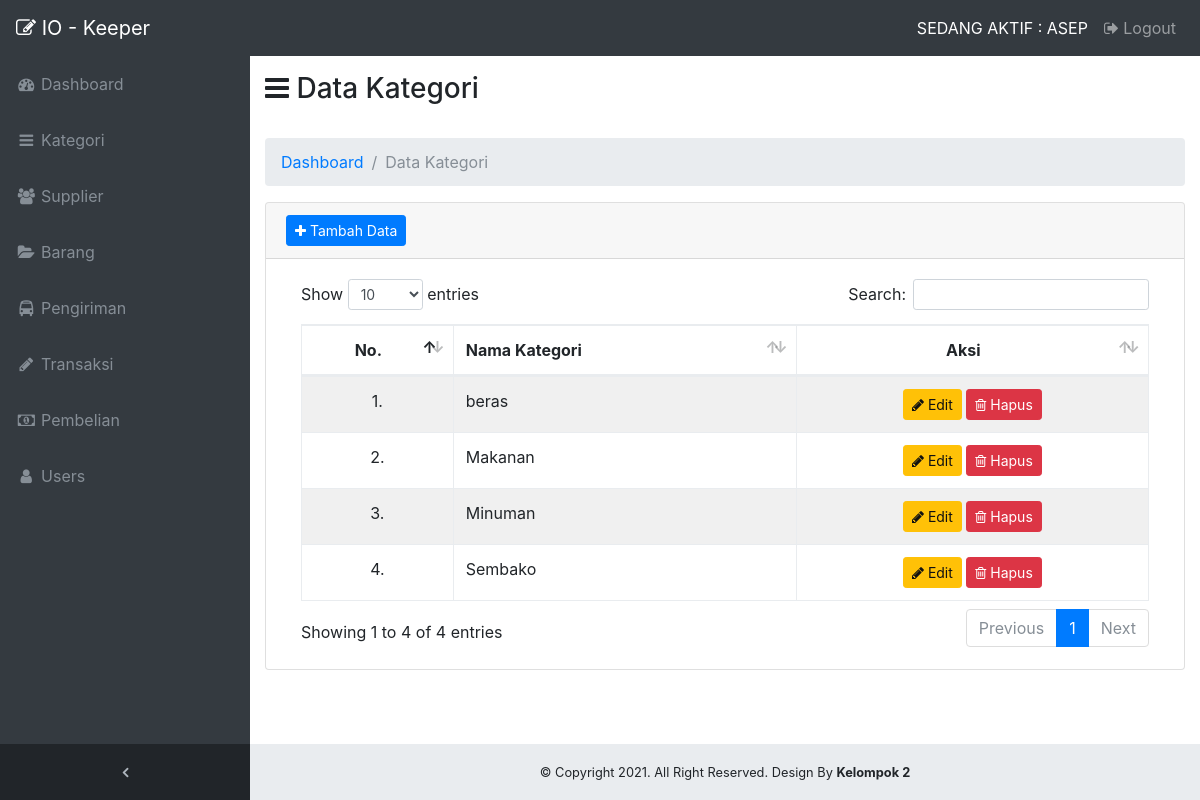
Page /admin/?page=kategori (signed in) on the earlier database version.
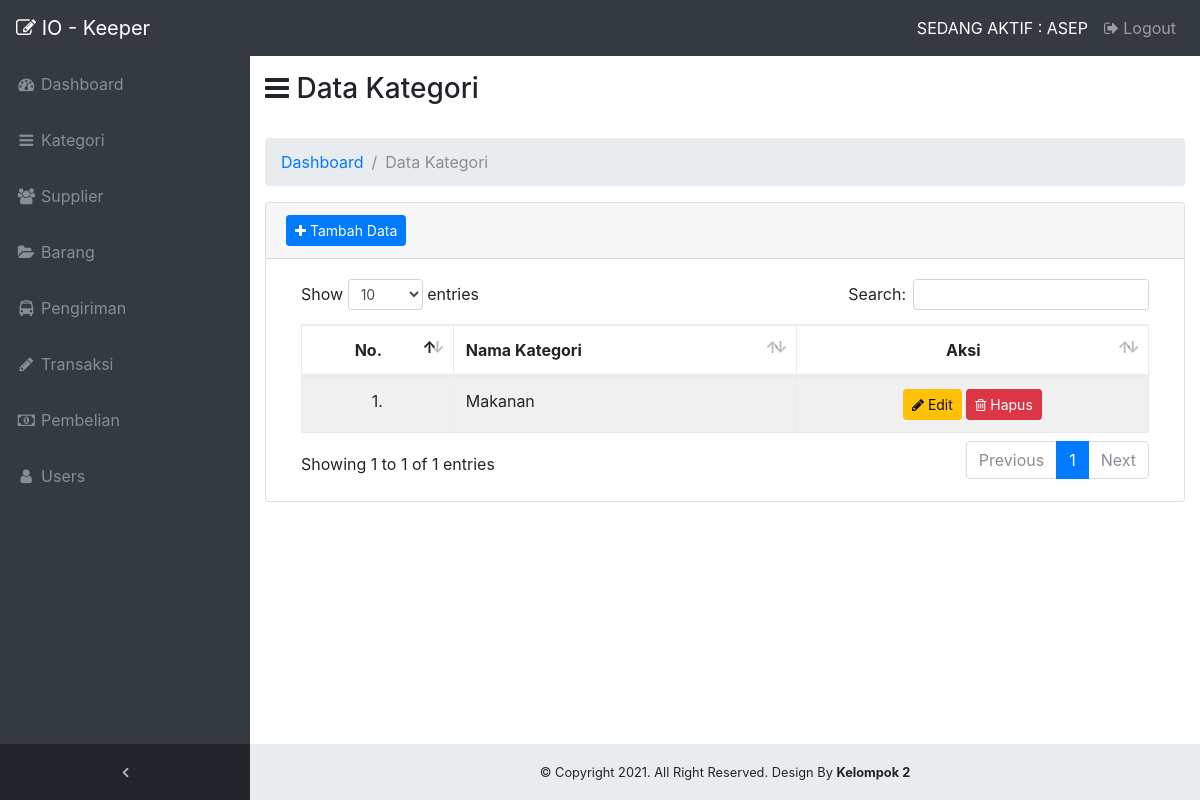
Same page on the later database version.
### tables this page shows
CREATE TABLE `kategori` (
  `id_kategori` int(11) NOT NULL,
  `nama_kategori` varchar(100) DEFAULT NULL,
  `status` int(11) NOT NULL DEFAULT '0'
);

### admin/page/kategori/data_kategori.php (the view, shortened to what this page needs)
<div class="container-fluid">
    <div class="row">
        <div class="col-md-12">
            <h3><i class="fa fa-bars"></i> Data Kategori</h3>
            <br>
        </div>
    </div>
    <ol class="breadcrumb">
        <li class="breadcrumb-item">
            <a href="?page=dashboard">Dashboard</a>
        </li>
        <li class="breadcrumb-item active">Data Kategori</li>
    </ol>
    <div class="card mb-3">
        <div class="card-header">
            <button type="button" class="btn btn-primary btn-sm" data-toggle="modal" data-target="#exampleModal"><i class="fa fa-plus"></i> Tambah Data
            </button>
        </div>
        <div class="card-body">
            <div class="table-responsive">
                <table class="table table-bordered" id="dataTable" width="100%" cellspacing="0">
                    <thead>
                        <tr>
                            <th class="text-center">No.</th>
                            <th>Nama Kategori</th>
                            <th class="text-center">Aksi</th>
                        </tr>
                    </thead>
                    <tbody>
                        <?php
                        $no = 0;
                        $query = $con->query("SELECT * FROM kategori ORDER BY nama_kategori ASC");
                        $bgcolor = "";
                        ?>
                        <?php foreach ($query as $data_kategori) : ?>
                            <?php
                            if ($no % 2 == 0) {
                                $bgcolor = "#F0F0F0";
                            } else {
                                $bgcolor = "";
                            }
                            ?>
                            <tr bgcolor="<?php echo $bgcolor; ?>">
                                <td class="text-center"><?php echo ++$no; ?>.</td>
                                <td><?php echo $data_kategori['nama_kategori']; ?></td>
                                <td class="text-center">
                                    <button id="btn-edit-kategori" onclick="editKategori(<?php echo $data_kategori['id_kategori'] ?>)" type="button" class="btn btn-warning btn-sm" data-toggle="modal" data-target="#exampleModalUpdate"><i class="fa fa-pencil"></i> Edit
                                    </button>
                                    <form class="d-inline" method="POST" >
                                        <button onclick="return confirm('Yakin ? Anda Ingin Menghapus Data Ini ?')" name="btn-hapus" type="submit" class="btn btn-danger btn-sm">
                                            <i class="fa fa-trash-o"></i> Hapus
                                        </button>
                                    </form>
                                </td>
                            </tr>
                        <?php endforeach ?>
                    </tbody>
                </table>
            </div>
        </div>
    </div>
</div>

Differences in the rows shown:
removed kategori: nama_kategori "beras"
removed kategori: nama_kategori "Minuman"
removed kategori: nama_kategori "Sembako"
Other differences:
text written by a page script: "Show entries Search: Showing 1 to 4 of 4 entries Previous 1 Next" → "Show entries Search: Showing 1 to 1 of 1 entries Previous 1 Next"
